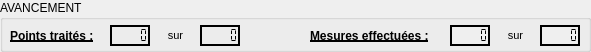
   <widget class="QGroupBox" name="advancement">
    <property name="geometry">
     <rect>
      <x>30</x>
      <y>550</y>
      <width>591</width>
      <height>52</height>
     </rect>
    </property>
    <property name="font">
     <font>
      <bold>false</bold>
     </font>
    </property>
    <property name="title">
     <string>AVANCEMENT</string>
    </property>
    <widget class="QLabel" name="processed_pts_label">
     <property name="geometry">
      <rect>
       <x>10</x>
       <y>25</y>
       <width>91</width>
       <height>21</height>
      </rect>
     </property>
     <property name="font">
      <font>
       <italic>false</italic>
       <bold>true</bold>
       <underline>true</underline>
      </font>
     </property>
     <property name="text">
      <string>Points traités :</string>
     </property>
    </widget>
    <widget class="QLabel" name="processed_measures_label">
     <property name="geometry">
      <rect>
       <x>310</x>
       <y>25</y>
       <width>131</width>
       <height>21</height>
      </rect>
     </property>
     <property name="font">
      <font>
       <bold>true</bold>
       <underline>true</underline>
      </font>
     </property>
     <property name="text">
      <string>Mesures effectuées :</string>
     </property>
    </widget>
    <widget class="QLCDNumber" name="processedPoints">
     <property name="geometry">
      <rect>
       <x>110</x>
       <y>25</y>
       <width>40</width>
       <height>21</height>
      </rect>
     </property>
     <property name="autoFillBackground">
      <bool>false</bool>
     </property>
     <property name="frameShape">
      <enum>QFrame::Box</enum>
     </property>
     <property name="frameShadow">
      <enum>QFrame::Plain</enum>
     </property>
     <property name="lineWidth">
      <number>2</number>
     </property>
     <property name="midLineWidth">
      <number>2</number>
     </property>
     <property name="segmentStyle">
      <enum>QLCDNumber::Flat</enum>
     </property>
     <property name="value" stdset="0">
      <double>0.000000000000000</double>
     </property>
     <property name="intValue" stdset="0">
      <number>0</number>
     </property>
    </widget>
    <widget class="QLCDNumber" name="numberOfPoints">
     <property name="geometry">
      <rect>
       <x>200</x>
       <y>25</y>
       <width>40</width>
       <height>21</height>
      </rect>
     </property>
     <property name="font">
      <font>
       <bold>false</bold>
      </font>
     </property>
     <property name="toolTip">
      <string/>
     </property>
     <property name="toolTipDuration">
      <number>-1</number>
     </property>
     <property name="autoFillBackground">
      <bool>false</bool>
     </property>
     <property name="frameShape">
      <enum>QFrame::Box</enum>
     </property>
     <property name="frameShadow">
      <enum>QFrame::Plain</enum>
     </property>
     <property name="lineWidth">
      <number>2</number>
     </property>
     <property name="midLineWidth">
      <number>1</number>
     </property>
     <property name="segmentStyle">
      <enum>QLCDNumber::Flat</enum>
     </property>
    </widget>
    <widget class="QLCDNumber" name="processedMeasures">
     <property name="geometry">
      <rect>
       <x>450</x>
       <y>25</y>
       <width>40</width>
       <height>21</height>
      </rect>
     </property>
     <property name="autoFillBackground">
      <bool>true</bool>
     </property>
     <property name="frameShape">
      <enum>QFrame::Box</enum>
     </property>
     <property name="frameShadow">
      <enum>QFrame::Plain</enum>
     </property>
     <property name="lineWidth">
      <number>2</number>
     </property>
     <property name="midLineWidth">
      <number>1</number>
     </property>
     <property name="segmentStyle">
      <enum>QLCDNumber::Flat</enum>
     </property>
    </widget>
    <widget class="QLCDNumber" name="numberOfMeasures">
     <property name="geometry">
      <rect>
       <x>540</x>
       <y>25</y>
       <width>40</width>
       <height>21</height>
      </rect>
     </property>
     <property name="autoFillBackground">
      <bool>true</bool>
     </property>
     <property name="frameShape">
      <enum>QFrame::Box</enum>
     </property>
     <property name="frameShadow">
      <enum>QFrame::Plain</enum>
     </property>
     <property name="lineWidth">
      <number>2</number>
     </property>
     <property name="midLineWidth">
      <number>1</number>
     </property>
     <property name="segmentStyle">
      <enum>QLCDNumber::Flat</enum>
     </property>
    </widget>
    <widget class="QLabel" name="label_1">
     <property name="geometry">
      <rect>
       <x>160</x>
       <y>25</y>
       <width>31</width>
       <height>21</height>
      </rect>
     </property>
     <property name="font">
      <font>
       <pointsize>8</pointsize>
       <italic>false</italic>
       <bold>false</bold>
      </font>
     </property>
     <property name="text">
      <string>sur</string>
     </property>
     <property name="alignment">
      <set>Qt::AlignCenter</set>
     </property>
    </widget>
    <widget class="QLabel" name="label_3">
     <property name="geometry">
      <rect>
       <x>500</x>
       <y>25</y>
       <width>31</width>
       <height>21</height>
      </rect>
     </property>
     <property name="font">
      <font>
       <pointsize>8</pointsize>
       <italic>false</italic>
       <bold>false</bold>
      </font>
     </property>
     <property name="text">
      <string>sur</string>
     </property>
     <property name="alignment">
      <set>Qt::AlignCenter</set>
     </property>
    </widget>
   </widget>
